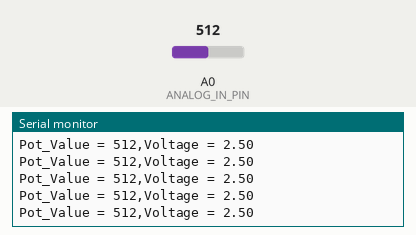
Simulated run of this sketch. Board: Arduino Uno, built with avr-gcc and run on an emulated ATmega328P. Parts: the last lines printed to the serial monitor. The inputs (shaded band) are chosen by the test bench; at power-on: A0 (ANALOG_IN_PIN) = 512.

Above: at 1.2 s.
1.3 s: A0 (ANALOG_IN_PIN) set to 716
At 1.32 s:
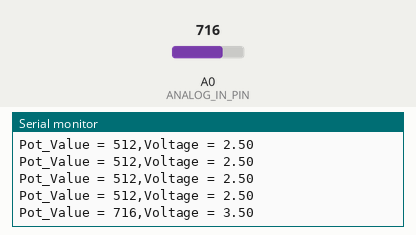
2.8 s: A0 (ANALOG_IN_PIN) set to 900
At 2.83 s:
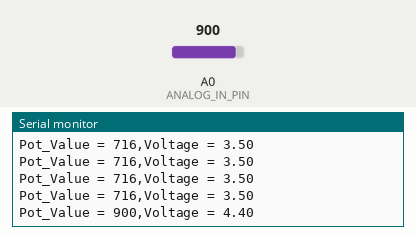
Timing chart, 0 to 5.8 s (numbered marks = the images above; inputs shaded):
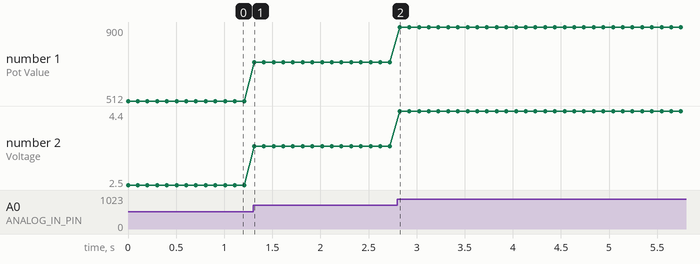

The sketch:

volt_reader.ino
```cpp
const int ANALOG_IN_PIN = A0;

void setup() {

  Serial.begin(9600);
}

void loop() {
  int sensorValue = analogRead(ANALOG_IN_PIN);
  float voltage = sensorValue * (5.0 / 1023.0);

  Serial.print("Pot_Value = ");
  Serial.print(sensorValue);
  Serial.print(",");
  Serial.print("Voltage = ");
  Serial.println(voltage);
  delay(100);
}
```

Measured:
- after the input at 1.3 s, the serial monitor: prints a new line at once (image 1)
- after the input at 2.8 s, the serial monitor: prints a new line at once (image 2)
- plotted number 1: 512 → 716 after the input at 1.3 s, 716 → 900 after the input at 2.8 s
- plotted number 2: 2.5 → 3.5 after the input at 1.3 s, 3.5 → 4.4 after the input at 2.8 s
